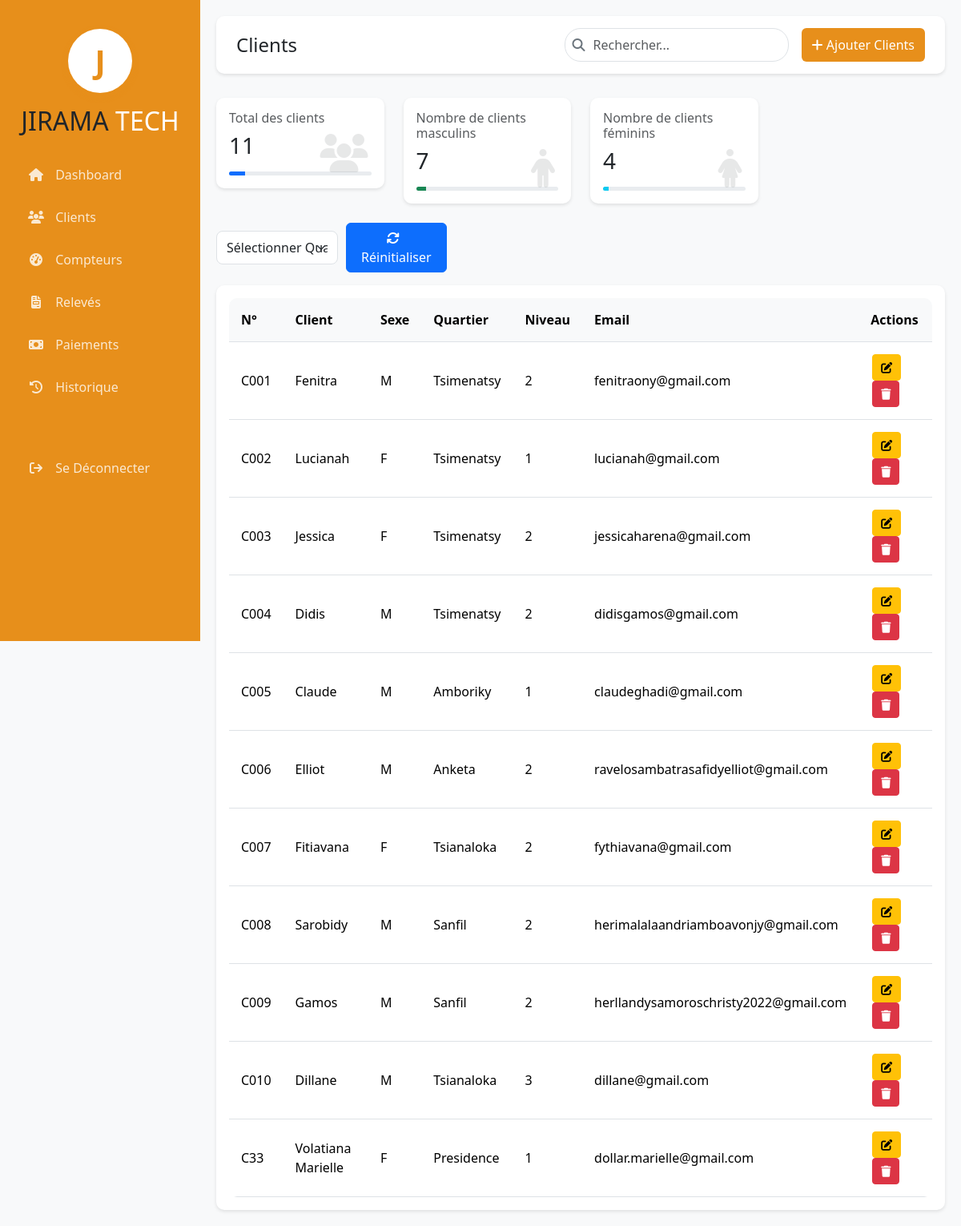
The page /client.php on the database its author committed.
### tables this page shows
CREATE TABLE `client` (
  `codecli` varchar(50) NOT NULL,
  `nom` varchar(150) NOT NULL,
  `sexe` varchar(150) NOT NULL,
  `quartier` varchar(150) NOT NULL,
  `niveau` varchar(150) NOT NULL,
  `email` varchar(150) NOT NULL
);

### client.php (the view, shortened to what this page needs)
<?php
include ('siderbar.php');
?>
<div class="main-content">
    <div class="top-bar d-flex justify-content-between align-items-center">
        <h4 class="mb-0">Clients</h4>
        <div class="d-flex gap-3">
            <form method="POST">
                <div class="search-box">
                    <i class="fas fa-search"></i>
                    <input type="text" id="searchClient" name="search" class="form-control" placeholder="Rechercher...">
                </div>
            </form>
            <button class="btn new-modal" data-bs-toggle="modal" data-bs-target="#addModal">
                <i class="fas fa-plus"></i> Ajouter Clients
            </button>
        </div>
    </div>
    <div class="row mb-4">
        <div class="col-md-3">
            <div class="card stats-card">
                <?php
                include 'database.php';
                $query = "SELECT COUNT(*) AS total_clients FROM client";
                $result = mysqli_query($con, $query);
                $row = mysqli_fetch_assoc($result);
                $total_clients = $row['total_clients'];
                $max_clients = 100;
                $progress = ($total_clients / $max_clients) * 100;
                $progress = min($progress, 100);
                ?>
                <div class="card-body">
                    <h6 class="text-muted">Total des clients</h6>
                    <h3><?php echo $total_clients; ?></h3>
                    <div class="progress">
                        <div class="progress-bar bg-primary" role="progressbar"
                             style="width: <?php echo $progress; ?>%;"
                             aria-valuenow="<?php echo $progress; ?>"
                             aria-valuemin="0" aria-valuemax="100">
                        </div>
                    </div>
                    <i class="fa-solid fa-users icon"></i>
                </div>
            </div>
        </div>
        <?php
        include 'database.php';
        $query = "SELECT COUNT(*) AS total_male FROM client WHERE sexe='M'";
        $result = mysqli_query($con, $query);
        $row = mysqli_fetch_assoc($result);
        $total_male = $row['total_male'];
        $max_male = 100;
        $progress = ($total_male / $max_male) * 100;
        $progress = min($progress, 100);
        ?>
        <div class="col-md-3">
            <div class="card stats-card">
                <div class="card-body">
                    <h6 class="text-muted">Nombre de clients masculins</h6>
                    <h3><?php echo $total_male; ?></h3>
                    <div class="progress">
                        <div class="progress-bar bg-success" style="width: <?php echo $progress; ?>%;"
                             aria-valuenow="<?php echo $progress; ?>"
                             aria-valuemin="0" aria-valuemax="100"></div>
                    </div>
                    <i class="fas fa-male icon"></i>
                </div>
            </div>
        </div>
        <?php
        include 'database.php';
        $query = "SELECT COUNT(*) AS total_female FROM client WHERE sexe='F'";
        $result = mysqli_query($con, $query);
        $row = mysqli_fetch_assoc($result);
        $total_female = $row['total_female'];
        $max_female = 100;
        $progress = ($total_female / $max_female) * 100;
        $progress = min($progress, 100);
        ?>
        <div class="col-md-3">
            <div class="card stats-card">
                <div class="card-body">
                        <h6 class="text-muted">Nombre de clients féminins</h6>
                    <h3><?php echo $total_female; ?></h3>
                    <div class="progress">
                        <div class="progress-bar bg-info" style="width: <?php echo $progress; ?>%;"
                             aria-valuenow="<?php echo $progress; ?>"
                             aria-valuemin="0" aria-valuemax="100"></div>
                    </div>
                    <i class="fas fa-female icon"></i>
                </div>
            </div>
        </div>
    </div>
    <div class="col">
        <div class="col-md-2 mb-3">
            <?php
            $quartier = isset($_POST['quartier']) ? $_POST['quartier'] : '';
            ?>
            <form method="POST" action="client.php">
                <div style="display: flex; gap: 10px; align-items: center;">
                    <select class="form-select col-md-2" name="quartier" onchange="this.form.submit()">
                        <option value="" <?php echo ($quartier == '') ? 'selected' : ''; ?>>Sélectionner Quartier</option>
                    </select>
                    <button type="submit" name="reset" value="1" class="btn btn-primary col-md-10">
                        <i class="fa fa-refresh me-2"></i>Réinitialiser
                    </button>
                </div>
            </form>
        </div>
    </div>
    <div class="card">
        <div class="card-body">
            <div class="table-responsive">
                <?php
                include 'database.php';
                $condition = " WHERE 1";
                $query = "SELECT * FROM client" . $condition;
                $query_run = mysqli_query($con, $query);
                ?>
                <table class="table">
                    <thead>
                    <tr>
                        <th>N°</th>
                        <th>Client</th>
                        <th>Sexe</th>
                        <th>Quartier</th>
                        <th>Niveau</th>
                        <th>Email</th>
                        <th>Actions</th>
                    </tr>
                    </thead>
                    <tbody id="resultatRecherche">
                    <?php
                    if ($query_run && mysqli_num_rows($query_run) > 0) {
                        while ($row = mysqli_fetch_assoc($query_run)) {
                            ?>
                    <tr>
                        <td><?php echo $row['codecli']; ?></td>
                        <td><?php echo $row['nom']; ?></td>
                        <td><?php echo $row['sexe']; ?></td>
                        <td><?php echo $row['quartier']; ?></td>
                        <td><?php echo $row['niveau']; ?></td>
                        <td><?php echo $row['email']; ?></td>
                        <td>
                            <div class="action-buttons">
                                <button class="btn btn-sm btn-warning" data-bs-toggle="modal" data-bs-target="#editModal-<?php echo $row['codecli']; ?>" title="Modifier">
                                    <i class="fas fa-edit"></i>
                                </button>
                                <button class="btn btn-sm btn-danger" data-bs-toggle="modal" data-bs-target="#deleteModal" data-id="<?php echo $row['codecli']; ?>" title="Supprimer">
                                    <i class="fas fa-trash"></i>
                                </button>
                            </div>
                        </td>
                    </tr>
                            <?php
                        }
                    } else {
                        echo "<tr><td colspan='7' class='text-center text-danger'><strong>Aucun client trouvé.</strong></td></tr>";
                    }
                    ?>
                    </tbody>
                </table>
            </div>
        </div>
    </div>
</div>

### siderbar.php (shortened to what this page needs)
<!DOCTYPE html>
<html lang="fr">
<head>
    <link href="css/bootstrap.min.css" rel="stylesheet">
    <link rel="stylesheet" href="css/all.css">
</head>
<body>
<div class="sidebar">
    <div class="logo-container text-center mb-4">
        <div class="logo-circle">
            <span class="logo-letter">J</span>
        </div>
        <h2 class="logo-text mt-3">
            <span class="text-dark">JIRAMA</span>
            <span class="text-orange">TECH</span>
        </h2>
    </div>
    <nav class="nav list-sidebar flex-column">
        <a class="nav-link <?= ($_SERVER['REQUEST_URI'] == '/project_php/php_brute/dashboard.php') ? 'active' : '' ?>"
           href="/project_php/php_brute/dashboard.php">
            <i class="fas fa-home"></i> Dashboard
        </a>
        <a class="nav-link <?= ($_SERVER['REQUEST_URI'] == '/project_php/php_brute/client.php') ? 'active' : '' ?>"
           href="/project_php/php_brute/client.php">
            <i class="fas fa-users"></i> Clients
        </a>
        <a class="nav-link <?= ($_SERVER['REQUEST_URI'] == '/project_php/php_brute/compteur.php') ? 'active' : '' ?>"
           href="/project_php/php_brute/compteur.php">
            <i class="fas fa-tachometer-alt"></i> Compteurs
        </a>
        <a class="nav-link <?= ($_SERVER['REQUEST_URI'] == '/project_php/php_brute/releves.php') ? 'active' : '' ?>"
           href="/project_php/php_brute/releves.php">
            <i class="fas fa-file-invoice"></i> Relevés
        </a>
        <a class="nav-link <?= ($_SERVER['REQUEST_URI'] == '/project_php/php_brute/payments.php') ? 'active' : '' ?>"
        href="/project_php/php_brute/payments.php">
            <i class="fas fa-money-bill"></i> Paiements
        </a>
        <a class="nav-link"<?= ($_SERVER['REQUEST_URI'] == '/project_php/php_brute/historique.php') ? 'active' : '' ?>
           href="/project_php/php_brute/historique.php">
            <i class="fas fa-history"></i> Historique
        </a>
        <a class="nav-link mt-5" href="/project_php/php_brute/index.php">
            <i class="fas fa-sign-out"></i> Se Déconnecter
        </a>
    </nav>
</div>
</body>
</html>

### siderbar.php (style rules this page uses)
:root { --sidebar-width: 250px; --primary-color: #1a237e; --secondary-color: #4a148c; }
body { background-color: #f8f9fa; }
.sidebar { width: var(--sidebar-width); height: 100vh; position: fixed; left: 0; top: 0; background: #E78F1B; color: white; padding: 20px; z-index: 1000; }
.sidebar .nav-link { color: rgba(255,255,255,0.8); padding: 12px 15px; margin-bottom: 5px; border-radius: 5px; transition: all 0.3s ease; }
.sidebar .nav-link i { margin-right: 10px; width: 20px; text-align: center; }
.logo-container { position: relative; padding-top: 1rem; }
.logo-letter { color: #E78F1B; font-size: 2.5rem; font-weight: bold; }
.logo-circle { width: 80px; height: 80px; background-color: white; border-radius: 50%; display: flex; align-items: center; justify-content: center; margin: 0 auto; box-shadow: 0 4px 8px rgba(231, 143, 27, 0.3); }

### client.php (style rules this page uses)
:root { --sidebar-width: 250px; --primary-color: #1a237e; --secondary-color: #4a148c; }
body { background-color: #f8f9fa; }
.new-modal { background: #E78F1B; color: white; }
.sidebar .nav-link i { margin-right: 10px; width: 20px; text-align: center; }
.main-content { margin-left: var(--sidebar-width); padding: 20px; min-height: 100vh; }
.top-bar { background: white; padding: 15px 25px; border-radius: 10px; box-shadow: 0 2px 4px rgba(0,0,0,0.1); margin-bottom: 30px; }
.card { border: none; border-radius: 10px; box-shadow: 0 2px 4px rgba(0,0,0,0.1); transition: transform 0.3s ease; }
.table th { background: #f8f9fa; font-weight: 600; }
.action-buttons .btn { padding: 5px 10px; margin: 0 2px; transition: all 0.3s ease; }
.search-box { position: relative; }
.search-box i { position: absolute; left: 10px; top: 50%; transform: translateY(-50%); color: #6c757d; }
.search-box input { padding-left: 35px; border-radius: 20px; }
.form-control, .form-select { border-radius: 8px; border: 1px solid #dee2e6; padding: 8px 12px; }
.stats-card { position: relative; overflow: hidden; }
.stats-card .icon { position: absolute; right: 20px; bottom: 20px; font-size: 48px; opacity: 0.1; }
.progress { height: 5px; margin-top: 15px; }
.table-responsive { border-radius: 10px; }
.table { margin-bottom: 0; }
.table thead th { border-top: none; background: #f8f9fa; padding: 15px; }
.table tbody td { padding: 15px; vertical-align: middle; }

### rows shown on the page
client: codecli "C001", nom "Fenitra", sexe "M", quartier "Tsimenatsy", niveau "2", email "fenitraony@gmail.com"
client: codecli "C002", nom "Lucianah", sexe "F", quartier "Tsimenatsy", niveau "1", email "lucianah@gmail.com"
client: codecli "C003", nom "Jessica", sexe "F", quartier "Tsimenatsy", niveau "2", email "jessicaharena@gmail.com"
client: codecli "C004", nom "Didis", sexe "M", quartier "Tsimenatsy", niveau "2", email "didisgamos@gmail.com"
client: codecli "C005", nom "Claude", sexe "M", quartier "Amboriky", niveau "1", email "claudeghadi@gmail.com"
client: codecli "C006", nom "Elliot", sexe "M", quartier "Anketa", niveau "2", email "ravelosambatrasafidyelliot@gmail.com"
client: codecli "C007", nom "Fitiavana", sexe "F", quartier "Tsianaloka", niveau "2", email "fythiavana@gmail.com"
client: codecli "C008", nom "Sarobidy", sexe "M", quartier "Sanfil", niveau "2", email "herimalalaandriamboavonjy@gmail.com"
client: codecli "C009", nom "Gamos", sexe "M", quartier "Sanfil", niveau "2", email "herllandysamoroschristy2022@gmail.com"
client: codecli "C010", nom "Dillane", sexe "M", quartier "Tsianaloka", niveau "3", email "dillane@gmail.com"
client: codecli "C33", nom "Volatiana Marielle", sexe "F", quartier "Presidence", niveau "1", email "dollar.marielle@gmail.com"

### other values the page prints
$total_clients "11"
$total_male "7"
$total_female "4"
